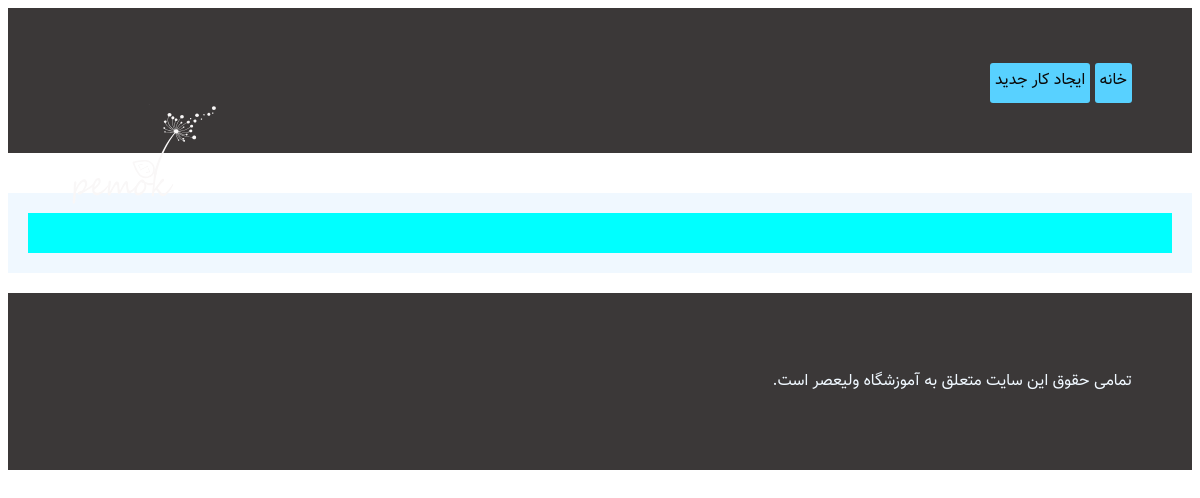
The app's page /, older data.
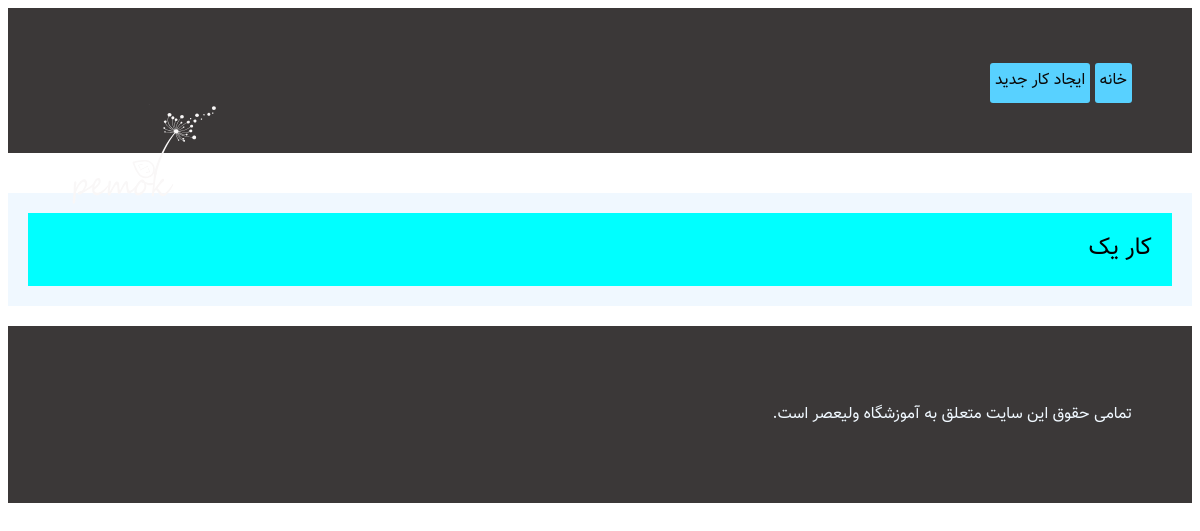
The same page, newer data.
### home/models.py (models this page shows)
class Todo(models.Model):
    title = models.CharField(max_length=100)
    body = models.TextField()
    created = models.DateTimeField()

### home/views.py (the view)
# urls.py: 2. Add a URL to urlpatterns:  path('', views.home, name='home')
def home(request):
    all = Todo.objects.all()
    return render(request, 'home.html', {'todos':all})

### templates/home.html (shortened to what this page needs)
{% extends 'base.html' %}
{% block content %}
    <div class="card">
        {% for todo in todos %}
            <div class="card-body">
                <a href="{% url 'details' todo.id %}"> {{ todo.title }} </a>
            </div>
        {% endfor %}
    </div>
{% endblock %}

Row changes from the older to the newer data that the page shows:
added Todo: title "کار یک"
